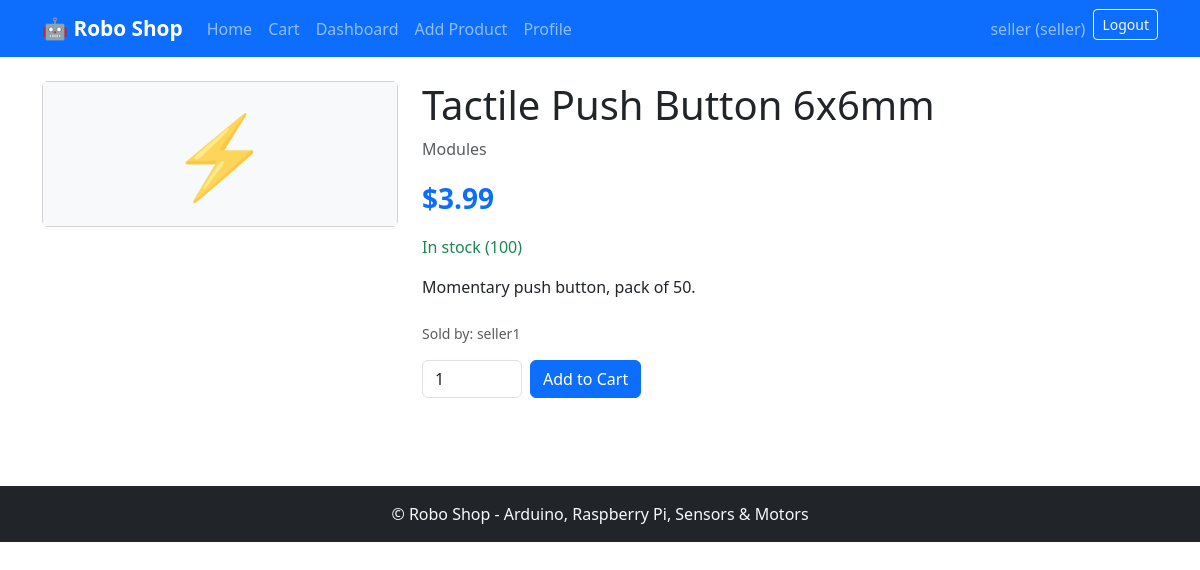
The app's page /product/push-button-switch/ (signed in) with its own data.
### accounts/models.py (models this page shows, shortened)
class User(AbstractUser):
    role = models.CharField(
        max_length=10,
        choices=Role.choices,
        default=Role.BUYER
    )
    phone = models.CharField(max_length=30, blank=True)
    address = models.CharField(max_length=255, blank=True)
    def is_admin_role(self):
        return self.role == Role.ADMIN
    def is_seller_role(self):
        return self.role == Role.SELLER

### shop/models.py (models this page shows, shortened)
class Product(models.Model):
    category = models.ForeignKey(
        Category,
        on_delete=models.CASCADE,
        related_name="products"
    )
    name = models.CharField(max_length=200)
    slug = models.SlugField(unique=True)
    description = models.TextField()
    price = models.DecimalField(max_digits=10, decimal_places=2)
    stock = models.PositiveIntegerField(default=0)
    image = models.ImageField(upload_to="products/", blank=True, null=True)
    seller = models.ForeignKey(
        settings.AUTH_USER_MODEL,
        on_delete=models.CASCADE,
        related_name="products"
    )
    created_at = models.DateTimeField(auto_now_add=True)
    updated_at = models.DateTimeField(auto_now=True)
    class Meta:
        ordering = ["-created_at"]
    def in_stock(self):
        return self.stock > 0

class Category(models.Model):
    name = models.CharField(max_length=100)
    slug = models.SlugField(unique=True)
    description = models.TextField(blank=True)
    class Meta:
        verbose_name_plural = "Categories"

### shop/views.py (the view)
# urls.py: path("product/<slug:slug>/", views.product_detail_view, name="product_detail"),
def product_detail_view(request, slug):
    product = get_object_or_404(Product, slug=slug)
    cart_items, _ = CartService.get_cart_items(request)
    cart_count = sum(i["quantity"] for i in cart_items)
    return render(request, "shop/product_detail.html", {"product": product, "cart_count": cart_count})

### shop/context_processors.py (called while the page is built)
def cart_context(request):
    cart_items, _ = CartService.get_cart_items(request)
    cart_count = sum(i["quantity"] for i in cart_items)
    return {"cart_count": cart_count}

### shop/services.py (called while the page is built)
    @classmethod
    def get_cart(cls, request):
        cart = request.session.get(cls.CART_KEY, {})
        return dict(cart)

    @classmethod
    def get_cart_items(cls, request):
        from .models import Product
        cart = cls.get_cart(request)
        items = []
        total = Decimal("0")
        for pid, qty in cart.items():
            product = Product.objects.filter(id=pid).select_related("seller", "category").first()
            if product and ProductService.validate_stock(product, qty):
                subtotal = product.price * qty
                items.append({"product": product, "quantity": qty, "subtotal": subtotal})
                total += subtotal
        return items, total

### templates/shop/product_detail.html (shortened to what this page needs)
{% extends "base.html" %}
{% block content %}
<div class="row">
    <div class="col-md-4">
        <div class="card">
            <div class="card-body text-center p-4 bg-light">
                {% if product.image %}
                <img src="{{ product.image.url }}" alt="{{ product.name }}" class="img-fluid">
                {% else %}
                <span class="display-1 text-muted">⚡</span>
                {% endif %}
            </div>
        </div>
    </div>
    <div class="col-md-8">
        <h1>{{ product.name }}</h1>
        <p class="text-muted">{{ product.category.name }}</p>
        <p class="fs-3 text-primary fw-bold">${{ product.price }}</p>
        <p class="{% if product.in_stock %}text-success{% else %}text-danger{% endif %}">
            {% if product.in_stock %}In stock ({{ product.stock }}){% else %}Out of stock{% endif %}
        </p>
        <p class="mb-4">{{ product.description }}</p>
        <p class="text-muted small">Sold by: {{ product.seller.username }}</p>
        {% if product.in_stock %}
        <form action="{% url 'shop:cart_add' product.id %}" method="post" class="d-flex gap-2 mb-3">
            <input type="number" name="quantity" value="1" min="1" max="{{ product.stock }}" class="form-control" style="width: 100px;">
            <button type="submit" class="btn btn-primary">Add to Cart</button>
        </form>
        {% endif %}
    </div>
</div>
{% endblock %}

### templates/base.html (shortened to what this page needs)
{% load static %}
<!DOCTYPE html>
<html lang="en">
<head>
    <link href="https://cdn.jsdelivr.net/npm/bootstrap@5.3.2/dist/css/bootstrap.min.css" rel="stylesheet">
    <link rel="stylesheet" href="{% static 'css/style.css' %}">
</head>
<body>
    <nav class="navbar navbar-expand-lg navbar-dark bg-primary">
        <div class="container">
            <a class="navbar-brand fw-bold" href="{% url 'shop:home' %}">🤖 Robo Shop</a>
            <div class="collapse navbar-collapse" id="nav">
                <ul class="navbar-nav me-auto">
                    <li class="nav-item"><a class="nav-link" href="{% url 'shop:home' %}">Home</a></li>
                    <li class="nav-item"><a class="nav-link" href="{% url 'shop:cart' %}">Cart {% if cart_count %}<span class="badge bg-danger">{{ cart_count }}</span>{% endif %}</a></li>
                    {% if user.is_authenticated %}
                        {% if user.is_seller_role or user.is_admin_role %}
                        <li class="nav-item"><a class="nav-link" href="{% url 'shop:seller_dashboard' %}">Dashboard</a></li>
                        <li class="nav-item"><a class="nav-link" href="{% url 'shop:product_create' %}">Add Product</a></li>
                        <li class="nav-item"><a class="nav-link" href="{% url 'accounts:seller_profile' %}">Profile</a></li>
                        {% endif %}
                    {% endif %}
                </ul>
                <ul class="navbar-nav">
                    {% if user.is_authenticated %}
                    <li class="nav-item"><span class="nav-link">{{ user.username }} ({{ user.role }})</span></li>
                    <li class="nav-item">
                        <form action="{% url 'accounts:logout' %}" method="post" class="d-inline">
                            <button type="submit" class="btn btn-outline-light btn-sm">Logout</button>
                        </form>
                    </li>
                    {% else %}
                    <li class="nav-item"><a class="nav-link" href="{% url 'accounts:login' %}">Login</a></li>
                    <li class="nav-item"><a class="nav-link" href="{% url 'accounts:register' %}">Register</a></li>
                    {% endif %}
                </ul>
            </div>
        </div>
    </nav>
    <main class="container py-4">
        {% block content %}{% endblock %}
    </main>
    <footer class="bg-dark text-light text-center py-3 mt-5">
        <p class="mb-0">&copy; Robo Shop - Arduino, Raspberry Pi, Sensors & Motors</p>
    </footer>
</body>
</html>

### static/css/style.css (style rules this page uses)
body { min-height: 100vh; }
.card { transition: transform 0.2s; }
.navbar-brand { font-size: 1.3rem; }

### records on screen
User: username "seller", role "seller"
Product: name "Tactile Push Button 6x6mm", category.name "Modules", price "3.99", stock "100", description "Momentary push button, pack of 50.", seller.username "seller1"
